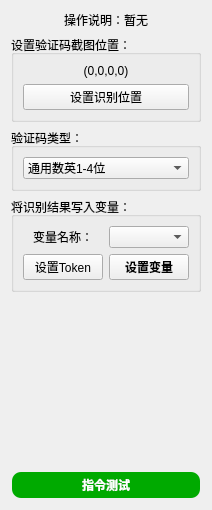
       <widget class="QWidget" name="tab_25">
        <attribute name="title">
         <string>数字验证码</string>
        </attribute>
        <layout class="QVBoxLayout" name="verticalLayout_16">
         <item>
          <widget class="QLabel" name="label_97">
           <property name="sizePolicy">
            <sizepolicy hsizetype="Preferred" vsizetype="Preferred">
             <horstretch>0</horstretch>
             <verstretch>0</verstretch>
            </sizepolicy>
           </property>
           <property name="text">
            <string>操作说明：暂无</string>
           </property>
           <property name="alignment">
            <set>Qt::AlignmentFlag::AlignCenter</set>
           </property>
           <property name="wordWrap">
            <bool>false</bool>
           </property>
           <property name="margin">
            <number>0</number>
           </property>
           <property name="indent">
            <number>-1</number>
           </property>
           <property name="openExternalLinks">
            <bool>false</bool>
           </property>
          </widget>
         </item>
         <item>
          <widget class="QGroupBox" name="groupBox_19">
           <property name="enabled">
            <bool>true</bool>
           </property>
           <property name="title">
            <string>设置验证码截图位置：</string>
           </property>
           <layout class="QGridLayout" name="gridLayout_64">
            <item row="0" column="0" colspan="2">
             <widget class="QLabel" name="label_85">
              <property name="text">
               <string>(0,0,0,0)</string>
              </property>
              <property name="alignment">
               <set>Qt::AlignmentFlag::AlignCenter</set>
              </property>
             </widget>
            </item>
            <item row="1" column="0" colspan="2">
             <widget class="QPushButton" name="pushButton_16">
              <property name="text">
               <string>设置识别位置</string>
              </property>
             </widget>
            </item>
           </layout>
          </widget>
         </item>
         <item>
          <widget class="QGroupBox" name="groupBox_60">
           <property name="enabled">
            <bool>true</bool>
           </property>
           <property name="title">
            <string>验证码类型：</string>
           </property>
           <layout class="QVBoxLayout" name="verticalLayout_53">
            <item>
             <layout class="QGridLayout" name="gridLayout_63">
              <item row="0" column="0">
               <widget class="QComboBox" name="comboBox_62">
                <item>
                 <property name="text">
                  <string>通用数英1-4位</string>
                 </property>
                </item>
                <item>
                 <property name="text">
                  <string>通用数英5-8位</string>
                 </property>
                </item>
                <item>
                 <property name="text">
                  <string>通用数英9~11位</string>
                 </property>
                </item>
                <item>
                 <property name="text">
                  <string>通用数英12位及以上</string>
                 </property>
                </item>
                <item>
                 <property name="text">
                  <string>通用数英1~6位plus</string>
                 </property>
                </item>
                <item>
                 <property name="text">
                  <string>定制-数英5位~qcs</string>
                 </property>
                </item>
                <item>
                 <property name="text">
                  <string>通用中文字符1~2位</string>
                 </property>
                </item>
                <item>
                 <property name="text">
                  <string>通用中文字符 3~5位</string>
                 </property>
                </item>
                <item>
                 <property name="text">
                  <string>通用中文字符6~8位</string>
                 </property>
                </item>
                <item>
                 <property name="text">
                  <string>通用中文字符9位及以上</string>
                 </property>
                </item>
                <item>
                 <property name="text">
                  <string>通用数字计算题</string>
                 </property>
                </item>
                <item>
                 <property name="text">
                  <string>通用中文计算题</string>
                 </property>
                </item>
               </widget>
              </item>
             </layout>
            </item>
           </layout>
          </widget>
         </item>
         <item>
          <widget class="QGroupBox" name="groupBox_62">
           <property name="title">
            <string>将识别结果写入变量：</string>
           </property>
           <layout class="QGridLayout" name="gridLayout_65" columnstretch="1,1">
            <item row="0" column="1">
             <widget class="QComboBox" name="comboBox_63"/>
            </item>
            <item row="0" column="0">
             <widget class="QLabel" name="label_161">
              <property name="text">
               <string>变量名称：</string>
              </property>
              <property name="alignment">
               <set>Qt::AlignmentFlag::AlignCenter</set>
              </property>
             </widget>
            </item>
            <item row="2" column="1">
             <widget class="QPushButton" name="pushButton_55">
              <property name="font">
               <font>
                <family>微软雅黑</family>
                <bold>true</bold>
               </font>
              </property>
              <property name="text">
               <string>设置变量</string>
              </property>
             </widget>
            </item>
            <item row="2" column="0">
             <widget class="QPushButton" name="pushButton_53">
              <property name="text">
               <string>设置Token</string>
              </property>
             </widget>
            </item>
           </layout>
          </widget>
         </item>
         <item>
          <spacer name="verticalSpacer_19">
           <property name="orientation">
            <enum>Qt::Orientation::Vertical</enum>
           </property>
           <property name="sizeHint" stdset="0">
            <size>
             <width>20</width>
             <height>173</height>
            </size>
           </property>
          </spacer>
         </item>
         <item>
          <widget class="QPushButton" name="pushButton_17">
           <property name="enabled">
            <bool>true</bool>
           </property>
           <property name="palette">
            <palette>
             <active>
              <colorrole role="WindowText">
               <brush brushstyle="SolidPattern">
                <color alpha="255">
                 <red>255</red>
                 <green>255</green>
                 <blue>255</blue>
                </color>
               </brush>
              </colorrole>
              <colorrole role="Button">
               <brush brushstyle="SolidPattern">
                <color alpha="255">
                 <red>0</red>
                 <green>170</green>
                 <blue>0</blue>
                </color>
               </brush>
              </colorrole>
              <colorrole role="Text">
               <brush brushstyle="SolidPattern">
                <color alpha="255">
                 <red>255</red>
                 <green>255</green>
                 <blue>255</blue>
                </color>
               </brush>
              </colorrole>
              <colorrole role="ButtonText">
               <brush brushstyle="SolidPattern">
                <color alpha="255">
                 <red>255</red>
                 <green>255</green>
                 <blue>255</blue>
                </color>
               </brush>
              </colorrole>
              <colorrole role="Base">
               <brush brushstyle="SolidPattern">
                <color alpha="255">
                 <red>0</red>
                 <green>170</green>
                 <blue>0</blue>
                </color>
               </brush>
              </colorrole>
              <colorrole role="Window">
               <brush brushstyle="SolidPattern">
                <color alpha="255">
                 <red>0</red>
                 <green>170</green>
                 <blue>0</blue>
                </color>
               </brush>
              </colorrole>
              <colorrole role="PlaceholderText">
               <brush brushstyle="NoBrush">
                <color alpha="128">
                 <red>255</red>
                 <green>255</green>
                 <blue>255</blue>
                </color>
               </brush>
              </colorrole>
             </active>
             <inactive>
              <colorrole role="WindowText">
               <brush brushstyle="SolidPattern">
                <color alpha="255">
                 <red>255</red>
                 <green>255</green>
                 <blue>255</blue>
                </color>
               </brush>
              </colorrole>
              <colorrole role="Button">
               <brush brushstyle="SolidPattern">
                <color alpha="255">
                 <red>0</red>
                 <green>170</green>
                 <blue>0</blue>
                </color>
               </brush>
              </colorrole>
              <colorrole role="Text">
               <brush brushstyle="SolidPattern">
                <color alpha="255">
                 <red>255</red>
                 <green>255</green>
                 <blue>255</blue>
                </color>
               </brush>
              </colorrole>
              <colorrole role="ButtonText">
               <brush brushstyle="SolidPattern">
                <color alpha="255">
                 <red>255</red>
                 <green>255</green>
                 <blue>255</blue>
                </color>
               </brush>
              </colorrole>
              <colorrole role="Base">
               <brush brushstyle="SolidPattern">
                <color alpha="255">
                 <red>0</red>
                 <green>170</green>
                 <blue>0</blue>
                </color>
               </brush>
              </colorrole>
              <colorrole role="Window">
               <brush brushstyle="SolidPattern">
                <color alpha="255">
                 <red>0</red>
                 <green>170</green>
                 <blue>0</blue>
                </color>
               </brush>
              </colorrole>
              <colorrole role="PlaceholderText">
               <brush brushstyle="NoBrush">
                <color alpha="128">
                 <red>255</red>
                 <green>255</green>
                 <blue>255</blue>
                </color>
               </brush>
              </colorrole>
             </inactive>
             <disabled>
              <colorrole role="WindowText">
               <brush brushstyle="SolidPattern">
                <color alpha="255">
                 <red>255</red>
                 <green>255</green>
                 <blue>255</blue>
                </color>
               </brush>
              </colorrole>
              <colorrole role="Button">
               <brush brushstyle="SolidPattern">
                <color alpha="255">
                 <red>0</red>
                 <green>170</green>
                 <blue>0</blue>
                </color>
               </brush>
              </colorrole>
              <colorrole role="Text">
               <brush brushstyle="SolidPattern">
                <color alpha="255">
                 <red>255</red>
                 <green>255</green>
                 <blue>255</blue>
                </color>
               </brush>
              </colorrole>
              <colorrole role="ButtonText">
               <brush brushstyle="SolidPattern">
                <color alpha="92">
                 <red>0</red>
                 <green>0</green>
                 <blue>0</blue>
                </color>
               </brush>
              </colorrole>
              <colorrole role="Base">
               <brush brushstyle="SolidPattern">
                <color alpha="255">
                 <red>0</red>
                 <green>170</green>
                 <blue>0</blue>
                </color>
               </brush>
              </colorrole>
              <colorrole role="Window">
               <brush brushstyle="SolidPattern">
                <color alpha="255">
                 <red>0</red>
                 <green>170</green>
                 <blue>0</blue>
                </color>
               </brush>
              </colorrole>
              <colorrole role="PlaceholderText">
               <brush brushstyle="NoBrush">
                <color alpha="128">
                 <red>255</red>
                 <green>255</green>
                 <blue>255</blue>
                </color>
               </brush>
              </colorrole>
             </disabled>
            </palette>
           </property>
           <property name="font">
            <font>
             <family>Microsoft YaHei</family>
             <bold>true</bold>
            </font>
           </property>
           <property name="styleSheet">
            <string notr="true">QPushButton {
    background-color: rgb(0, 170, 0);
    color: white;
    border-radius: 10px; /* 设置圆角半径 */
    font-family: 'Microsoft YaHei'; /* 设置字体为微软雅黑 */
    padding: 3px 5px; /* 设置内边距，使按钮看起来更美观 */
    border: 2px solid transparent; /* 设置边框为透明 */
}

QPushButton:hover {
    background-color: rgb(0, 150, 0); /* 设置鼠标悬停时的背景颜色 */
}

QPushButton:pressed {
    background-color: rgb(0, 100, 0); /* 设置按钮按下时的背景颜色 */
}
</string>
           </property>
           <property name="text">
            <string>指令测试</string>
           </property>
          </widget>
         </item>
        </layout>
       </widget>
